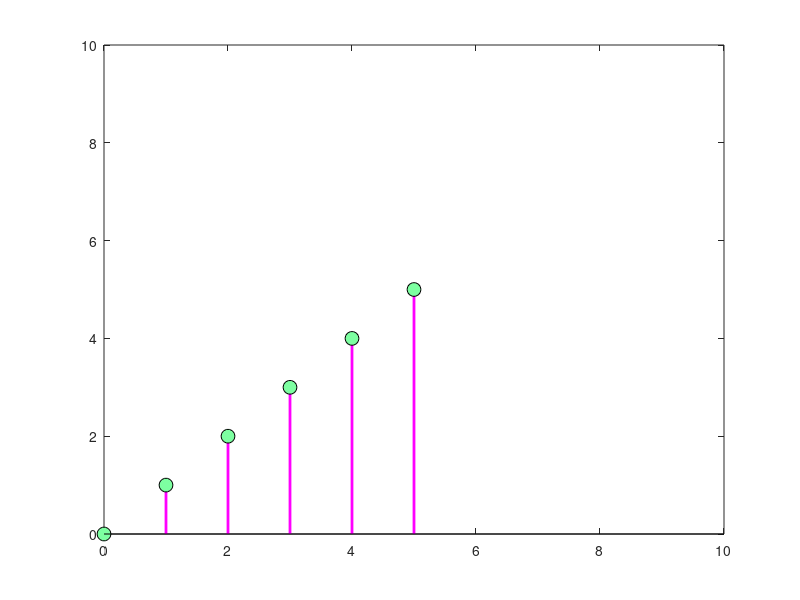

The MATLAB source for this figure:
clc;
clear all;
close all;
for k=1:5
       del=[0,0,0,0,1,zeros(1,10)]
    for n=1:k
       h(n)=n*del(k)
    end
end
h=[0,h];n=[0 1 2 3 4 5]
stem(n,h,'-mo','LineWidth',2,'MarkerEdgeColor','k','MarkerFaceColor',[.49 1 .63],'MarkerSize',10);axis([0 10 0 10])
